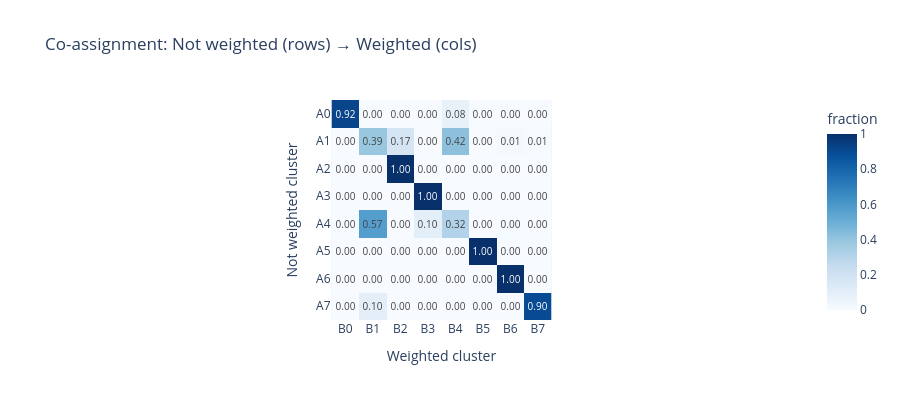
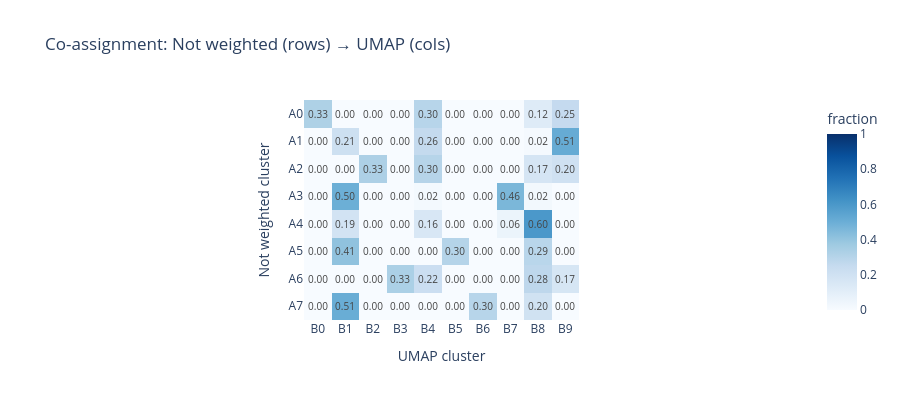
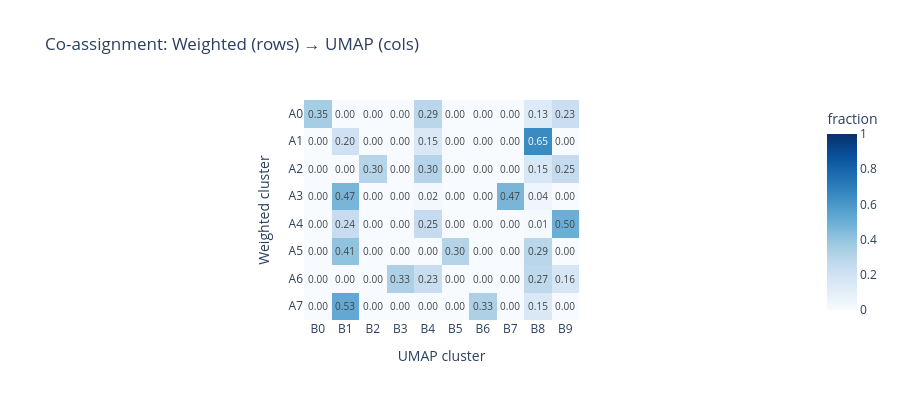

The notebook cell these images were saved under, in order:
### Code cell
# Pairwise client agreement heatmap
#
# For each pair of methods, we compute a co-assignment matrix:
# what fraction of client pairs that are in the same cluster under
# method A are also in the same cluster under method B.
# This reveals whether the methods agree on the CORE of each cluster
# even when they disagree on the exact boundaries.

def coassignment_matrix(lbls_a: np.ndarray, lbls_b: np.ndarray) -> pd.DataFrame:
    """
    For each cluster in A, show what fraction of its members land in
    each cluster of B. Rows = A clusters, columns = B clusters.
    Dominated rows (one cell >> others) = high agreement on that group.
    Spread rows = A splits a group that B merges, or vice versa.
    """
    ka = sorted(np.unique(lbls_a))
    kb = sorted(np.unique(lbls_b))
    mat = np.zeros((len(ka), len(kb)))
    for i, a in enumerate(ka):
        mask = lbls_a == a
        total = mask.sum()
        for j, b in enumerate(kb):
            mat[i, j] = (lbls_b[mask] == b).sum() / total
    return pd.DataFrame(mat,
                        index=[f"A{a}" for a in ka],
                        columns=[f"B{b}" for b in kb])

pairs_to_plot = [
    ("Not weighted", "Weighted",
     label_sets["Not weighted"], label_sets["Weighted"]),
    ("Not weighted", "UMAP",
     label_sets["Not weighted"], label_sets["UMAP"]),
    ("Weighted",     "UMAP",
     label_sets["Weighted"],     label_sets["UMAP"]),
]

for name_a, name_b, lbls_a, lbls_b in pairs_to_plot:
    co = coassignment_matrix(lbls_a, lbls_b)
    fig = px.imshow(
        co,
        color_continuous_scale="Blues",
        zmin=0, zmax=1,
        text_auto=".2f",
        title=f"Co-assignment: {name_a} (rows) → {name_b} (cols)",
        labels={"x": name_b + " cluster", "y": name_a + " cluster",
                "color": "fraction"},
    )
    fig.update_layout(height=400)
    fig.show()

### Figure 1 — Plotly figure (JSON) as saved in the notebook; plotly's stock layout.template omitted (floating-point values rounded to 4 significant figures)
{"data": [{"coloraxis": "coloraxis", "hovertemplate": "Weighted cluster: %{x}<br>Not weighted cluster: %{y}<br>fraction: %{z}<extra></extra>", "name": "0", "texttemplate": "%{z:.2f}", "type": "heatmap", "x": ["B0", "B1", "B2", "B3", "B4", "B5", "B6", "B7"], "xaxis": "x", "y": ["A0", "A1", "A2", "A3", "A4", "A5", "A6", "A7"], "yaxis": "y", "z": [[0.9219, 0.0, 0.0, 0.0, 0.0781, 0.0, 0.0, 0.0], [0.0, 0.3871, 0.1682, 0.0, 0.4194, 0.0, 0.01382, 0.01152], [0.0, 0.0, 1.0, 0.0, 0.0, 0.0, 0.0, 0.0], [0.0, 0.0, 0.0, 1.0, 0.0, 0.0, 0.0, 0.0], [0.003617, 0.5714, 0.0, 0.1031, 0.3165, 0.001808, 0.003617, 0.0], [0.0, 0.0, 0.0, 0.0, 0.0, 1.0, 0.0, 0.0], [0.0, 0.0, 0.0, 0.0, 0.0, 0.0, 1.0, 0.0], [0.0, 0.1007, 0.0, 0.0, 0.0, 0.0, 0.0, 0.8993]]}], "layout": {"coloraxis": {"cmax": 1, "cmin": 0, "colorbar": {"title": {"text": "fraction"}}, "colorscale": [[0, "rgb(247,251,255)"], [0.125, "rgb(222,235,247)"], [0.25, "rgb(198,219,239)"], [0.375, "rgb(158,202,225)"], [0.5, "rgb(107,174,214)"], [0.625, "rgb(66,146,198)"], [0.75, "rgb(33,113,181)"], [0.875, "rgb(8,81,156)"], [1, "rgb(8,48,107)"]]}, "height": 400, "title": {"text": "Co-assignment: Not weighted (rows) → Weighted (cols)"}, "xaxis": {"anchor": "y", "constrain": "domain", "domain": [0, 1], "scaleanchor": "y", "title": {"text": "Weighted cluster"}}, "yaxis": {"anchor": "x", "autorange": "reversed", "constrain": "domain", "domain": [0, 1], "title": {"text": "Not weighted cluster"}}}}

### Figure 2 — Plotly figure (JSON) as saved in the notebook; plotly's stock layout.template omitted (floating-point values rounded to 4 significant figures)
{"data": [{"coloraxis": "coloraxis", "hovertemplate": "UMAP cluster: %{x}<br>Not weighted cluster: %{y}<br>fraction: %{z}<extra></extra>", "name": "0", "texttemplate": "%{z:.2f}", "type": "heatmap", "x": ["B0", "B1", "B2", "B3", "B4", "B5", "B6", "B7", "B8", "B9"], "xaxis": "x", "y": ["A0", "A1", "A2", "A3", "A4", "A5", "A6", "A7"], "yaxis": "y", "z": [[0.3262, 0.0, 0.0, 0.0, 0.2971, 0.0, 0.0, 0.0, 0.1225, 0.2542], [0.0, 0.2143, 0.0, 0.0, 0.2558, 0.0, 0.0, 0.0, 0.01613, 0.5138], [0.0, 0.0, 0.3286, 0.0, 0.3001, 0.0, 0.0, 0.0, 0.1707, 0.2006], [0.0, 0.4973, 0.0, 0.0, 0.01808, 0.0, 0.0, 0.4611, 0.02351, 0.0], [0.0, 0.1899, 0.0, 0.0, 0.1555, 0.0, 0.0, 0.05787, 0.5967, 0.0], [0.0, 0.4089, 0.0, 0.0, 0.0, 0.3019, 0.0, 0.0, 0.2891, 0.0], [0.0, 0.0, 0.0, 0.3339, 0.2238, 0.0, 0.0, 0.0, 0.2762, 0.1661], [0.0, 0.5057, 0.0, 0.0, 0.0, 0.0, 0.2963, 0.0, 0.1979, 0.0]]}], "layout": {"coloraxis": {"cmax": 1, "cmin": 0, "colorbar": {"title": {"text": "fraction"}}, "colorscale": [[0, "rgb(247,251,255)"], [0.125, "rgb(222,235,247)"], [0.25, "rgb(198,219,239)"], [0.375, "rgb(158,202,225)"], [0.5, "rgb(107,174,214)"], [0.625, "rgb(66,146,198)"], [0.75, "rgb(33,113,181)"], [0.875, "rgb(8,81,156)"], [1, "rgb(8,48,107)"]]}, "height": 400, "title": {"text": "Co-assignment: Not weighted (rows) → UMAP (cols)"}, "xaxis": {"anchor": "y", "constrain": "domain", "domain": [0, 1], "scaleanchor": "y", "title": {"text": "UMAP cluster"}}, "yaxis": {"anchor": "x", "autorange": "reversed", "constrain": "domain", "domain": [0, 1], "title": {"text": "Not weighted cluster"}}}}

### Figure 3 — Plotly figure (JSON) as saved in the notebook; plotly's stock layout.template omitted (floating-point values rounded to 4 significant figures)
{"data": [{"coloraxis": "coloraxis", "hovertemplate": "UMAP cluster: %{x}<br>Weighted cluster: %{y}<br>fraction: %{z}<extra></extra>", "name": "0", "texttemplate": "%{z:.2f}", "type": "heatmap", "x": ["B0", "B1", "B2", "B3", "B4", "B5", "B6", "B7", "B8", "B9"], "xaxis": "x", "y": ["A0", "A1", "A2", "A3", "A4", "A5", "A6", "A7"], "yaxis": "y", "z": [[0.3526, 0.0, 0.0, 0.0, 0.2897, 0.0, 0.0, 0.0, 0.1325, 0.2252], [0.0, 0.2028, 0.0, 0.0, 0.1451, 0.0, 0.0, 0.001748, 0.6503, 0.0], [0.0, 0.0, 0.2977, 0.0, 0.3015, 0.0, 0.0, 0.0, 0.1546, 0.2461], [0.0, 0.4672, 0.0, 0.0, 0.01967, 0.0, 0.0, 0.4689, 0.04426, 0.0], [0.0, 0.2402, 0.0, 0.0, 0.2475, 0.0, 0.0, 0.0, 0.01471, 0.4975], [0.0, 0.4083, 0.0, 0.0, 0.0, 0.3014, 0.0, 0.0, 0.2903, 0.0], [0.0, 0.0, 0.0, 0.3292, 0.2331, 0.0, 0.0, 0.0, 0.274, 0.1637], [0.0, 0.5259, 0.0, 0.0, 0.0, 0.0, 0.3274, 0.0, 0.1466, 0.0]]}], "layout": {"coloraxis": {"cmax": 1, "cmin": 0, "colorbar": {"title": {"text": "fraction"}}, "colorscale": [[0, "rgb(247,251,255)"], [0.125, "rgb(222,235,247)"], [0.25, "rgb(198,219,239)"], [0.375, "rgb(158,202,225)"], [0.5, "rgb(107,174,214)"], [0.625, "rgb(66,146,198)"], [0.75, "rgb(33,113,181)"], [0.875, "rgb(8,81,156)"], [1, "rgb(8,48,107)"]]}, "height": 400, "title": {"text": "Co-assignment: Weighted (rows) → UMAP (cols)"}, "xaxis": {"anchor": "y", "constrain": "domain", "domain": [0, 1], "scaleanchor": "y", "title": {"text": "UMAP cluster"}}, "yaxis": {"anchor": "x", "autorange": "reversed", "constrain": "domain", "domain": [0, 1], "title": {"text": "Weighted cluster"}}}}
